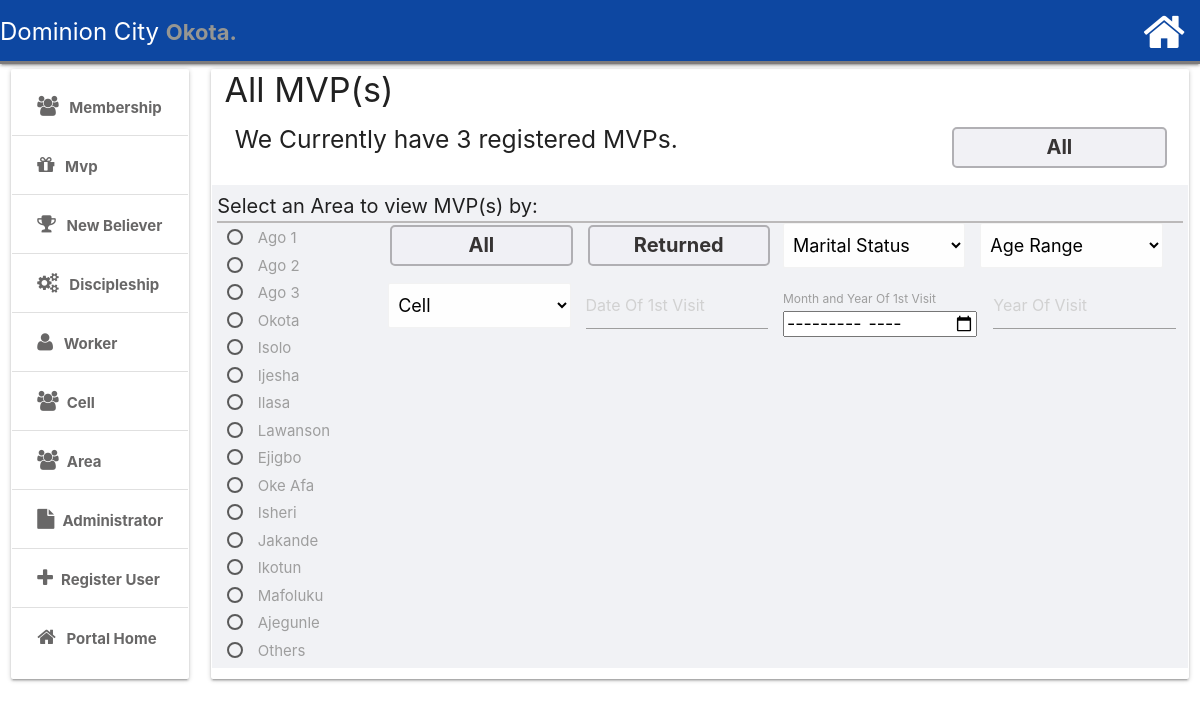
The app's page /Mvp.php (signed in) with its own data.
### tables this page shows
CREATE TABLE `newarea_tb` (
  `id` int(11) NOT NULL,
  `area` varchar(40) NOT NULL,
  `referal` varchar(40) NOT NULL
);

### core/functions/user.php (called while the page is built, shortened)
<?php
$link = new mysqli('localhost', 'root','', 'dc_okota_db');
function logged_in(){
    return (isset($_SESSION['id'])) ? true : false;
}
if (logged_in()){
    $id = $_SESSION['id'];
    $namearray = referal($id);
    $rol = $namearray[1];
    $area = $namearray[2];
}
function referal($user_id){
   global $link;
   $sql = "SELECT firstname,rol,area,lastname,pass,email,username FROM user_tb WHERE id = '$user_id'";
   $result = mysqli_query( $link,$sql);
   $row = $result->fetch_row();
    if(empty($row) === true){
        $errors[] = 'Please check your login credentials and try logging in again';
          header('Location: ../includes/errordisplay.php');
    }
    else{
        return $row;
    }
 }
function getCell (){
    global $link,$rol,$area;
    if ($rol == "Administrator") {$sql = "SELECT cellname FROM newcell_tb";}
 else{$sql = "SELECT cellname FROM newcell_tb WHERE area = '$area'";}
      $result = mysqli_query( $link,$sql);
while($row[] = mysqli_fetch_object($result)){
        $data[] = array_pop($row);
        }
        if(empty($data) === false){
            return $data;
        }
}
function getarea (){
    global $link,$rol,$area;
    $sql = "SELECT area FROM newarea_tb";
      $result = mysqli_query( $link,$sql);
while($row[] = mysqli_fetch_object($result)){
        $data[] = array_pop($row);
        }
        if(empty($data) === false){
            return $data;
        }
}
function getTotalMvp(){
    global $link;
   $result = mysqli_query ($link, "SELECT COUNT(id) FROM mvp_tb");
   $row = $result->fetch_row();
   if(empty($row)===false){
   return $total = $row[0]; }
}
?>

### Mvp.php (the view, shortened to what this page needs)
<?php
include 'includes/overall/overallworkheader.php';
?>
<?php
include 'includes/workmenutop.php';
?>
<div id="workarea" class="col s12 m8 l10 ">
    <div class="card-panel mainwork">
        <div class="row">
            <div class="col s12">
                <?php $total = getTotalMvp();
                $suftot = ($total != 1) ? 's' : '';
                ?>
                <h4 style="margin:1px 1px;">All MVP(s)</h4>
                <div style="margin:0px;" class="worker input-field col s9">
                    <h5>We Currently have <?php echo $total ?> registered MVP<?php echo $suftot;?>. </h5>
                </div>
                <div class="worker input-field col s3">
                    <form id="viewperson1" name="viewperson1">
                        <button onclick="showperson(this.value,this.name)" value="a
                        ll" name="all" class="all">All</button>
                    </form>
                </div>
            </div>
        </div>
        <div id="new_register" class="new_register">
            <form id="viewperson" class="new_register-content" name="viewperson">
                <div class="container" style="font-size:18px;">
                    <p style="font-size:20px;" id="membernote">Select an Area to view MVP(s) by:</p>
                    <hr>
                    <div class="row">
                        <div class="col m2 s4">
                                <form style="margin:0px; padding:0px;" action="get">
                                    <?php $newarea = getarea();?>
                                    <?php foreach ($newarea as $option): ?>
                                    <p style="margin:0.5px;">
                                        <label style:"margin:0px; padding:0px;">
                                            <span><?php echo $option->area;?></span>
                                            <?php endforeach;?>
                                        </label>
                                    </p>
                                </form>
                        </div>
                        <div class="col m10 s8">
                            <div class="row">
                                <div class="worker input-field col m3 s10">
                                    <button onclick="showperson(this.value,this.name)" value="<?php echo $selectedarea ?>" name="allarea" class="all">All</button>
                                </div>
                                <div class="worker input-field col m3 s10">
                                    <button onclick="showperson(this.value,this.name)" value="<?php echo $selectedarea ?>" name="allreturn" class="all">Returned</button>
                                </div>
                                <div class="input-field col m3 s10" >
                                    <select onchange="showperson(this.value,this.name)" class="browser-default" name="marital" required>
                                    <option value="" disabled selected>Marital Status</option>
                                    </select>
                                </div>
                                <div class="input-field col m3 s10" >
                                    <select onchange="showperson(this.value,this.name)" class="browser-default" name="age" required>
                                    <option value="" disabled selected>Age Range</option>
                                    </select>
                                </div>
                            </div>
                            <div class="row">
                                <div style="margin-top:15px" class=" worker input-field col m3 s10">
                                    <select onchange="showperson(this.value,this.name)" class="browser-default" name="cell">
                                        <option value=""disabled selected>Cell</option>
                                    </select>
                                </div>
                                <div style="margin-top:15px" class="col m3 s10">
                                    <input type="text" onchange="showperson(this.value,this.name)" class="datepicker" name="stday" placeholder="Date Of 1st Visit">
                                </div>
                                <div style="margin-top:15px" class="col m3 s10">
                                        <label for="month">Month and Year Of 1st Visit</label>
                                        <input  type="month" onchange="showperson(this.value,this.name)"  name="stmonth" placeholder=" ">
                                </div>
                                <div style="margin-top:15px" class="col m3 s10">
                                        <input style="margin-left:13px" type="number" onkeyup="showperson(this.value,this.name)"  name="styear" placeholder="Year Of Visit">
                                </div>
                            </div>
                            <div class="col s12" id="txtHint"></div>
                        </div>
                    </div>
                </div>
            </form>
        </div>
    </div>
</div>
</section>

### css/custom.css (style rules this page uses)
body { background-color: white ; width:100%; }
body#workbody { background-color: white; width:100%; }
* { box-sizing: border-box; }
div.container { width: 100% !important; }
input[type=text], input[type=password] { width: 100%; padding: 12px 20px; margin: 8px 0; display: inline-block; border: 1px solid #ccc; box-sizing: border-box; color: rgb(22, 20, 20); }
* { box-sizing: border-box }
hr { border: 1px solid #bbb9b9; margin: 0px; }
section.usercontainer div.row { width: 100%; margin: 0px !important; padding: 0px !important; }
section.usercontainer div.card-panel { width: 100%; margin-bottom: 0px; min-height: 610px; padding: 1px; margin-left: 0rem !important; margin-right: 0rem !important; margin-top: 5px; }
section.usercontainer div.mainwork { width: 100%; margin-left: 0px !important; margin-right: 0px !important; margin-top: 5px; margin-bottom: 0px; min-height: 610px; box-sizing: border-box; }
div.new_register { display: block; top: 0; bottom: 0; width: 100%; height: 100%; overflow: auto; background-color: #f1f2f5; padding: 0px; margin: 0px; }
button.all { background-color: rgb(240, 240, 245); color: rgb(34, 31, 31); padding: 7px; margin: 2px 2px; border: 2px solid rgb(169, 168, 172); border-radius: 5px; cursor: pointer; width: 100%; opacity: 0.9; font-size: 20px; font-weight: bolder; }
div.new_register div.container { padding: 5px; margin: 0px; }
div.new_register div.container div.row div.col { margin: 0px; padding: 0px 10px 0px 5px; }
div.new_register div.container div.row { margin: 0px; padding: 0px; }
div.new_register form.new_register-content p#membernote { margin: 1px 0px 0px 0px; font-size:15px; }

### records on screen
newarea_tb: area "Ago 1"
newarea_tb: area "Ago 2"
newarea_tb: area "Ago 3"
newarea_tb: area "Okota"
newarea_tb: area "Isolo"
newarea_tb: area "Ijesha"
newarea_tb: area "Ilasa"
newarea_tb: area "Lawanson"
newarea_tb: area "Ejigbo"
newarea_tb: area "Oke Afa"
newarea_tb: area "Isheri"
newarea_tb: area "Jakande"
newarea_tb: area "Ikotun"
newarea_tb: area "Mafoluku"
newarea_tb: area "Ajegunle"
newarea_tb: area "Others"

### other values on screen
$total "3"
$suftot "s"
